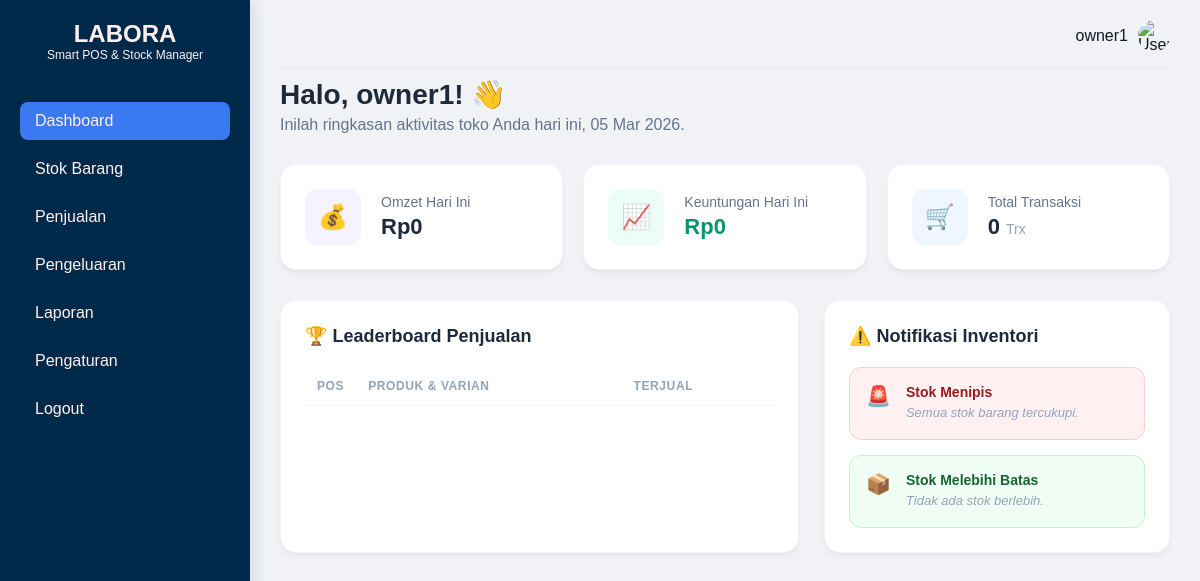
The page /dashboard/dashboard.php (signed in) on the database as committed earlier.
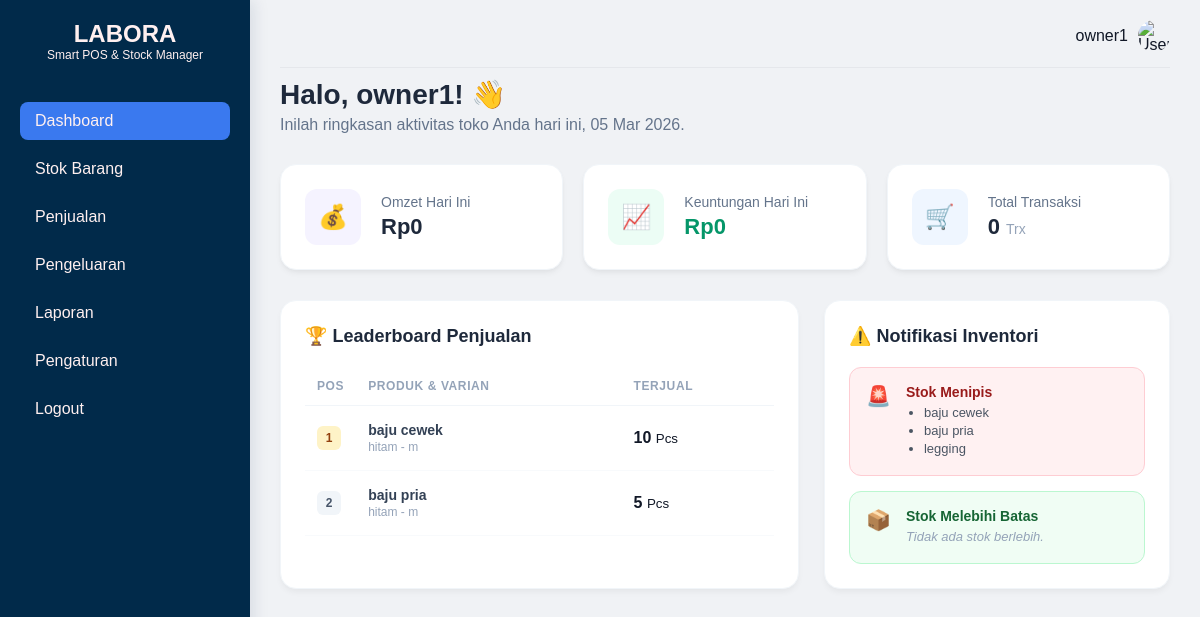
The same page on the database as committed later.
### tables this page shows
CREATE TABLE `barang` (
  `id_barang` int NOT NULL AUTO_INCREMENT,
  `nama_barang` varchar(200) NOT NULL,
  `warna` varchar(50) DEFAULT NULL,
  `ukuran` varchar(50) DEFAULT NULL,
  `harga_beli` decimal(12,2) DEFAULT '0.00',
  `harga_jual` decimal(12,2) DEFAULT '0.00',
  `stok` int DEFAULT '0',
  `stok_min` int DEFAULT '10',
  `stok_max` int DEFAULT '9999',
  PRIMARY KEY (`id_barang`)
);

### dashboard/dashboard.php (the view, shortened to what the changed rows need)
<?php
include __DIR__ . '/../includes/koneksi.php';
$qBarang = mysqli_query($conn, "
    SELECT b.nama_barang, v.warna, v.ukuran, SUM(dp.qty) AS terjual
    FROM detail_penjualan dp
    JOIN barang_varian v ON dp.id_varian = v.id_varian
    JOIN barang b ON v.id_barang = b.id_barang
    GROUP BY b.nama_barang, v.warna, v.ukuran
    ORDER BY terjual DESC
    LIMIT 5
");
$qMenipis = mysqli_query($conn, "SELECT nama_barang FROM barang WHERE stok < stok_min");
?>
<!DOCTYPE html>
<html lang="id">
<head>
  <link rel="stylesheet" href="../assets/css/global.css">
  <link rel="stylesheet" href="../assets/css/sidebar.css">
  <link rel="stylesheet" href="../assets/css/header.css">
  <link rel="stylesheet" href="../assets/css/dashboard.css">
</head>
<body>
<div class="container">
  <?php include __DIR__ . '/../includes/sidebar.php'; ?>
  <div class="main-content">
    <div class="page-content">
      <div class="welcome-header">
        <h1>Halo, <?= htmlspecialchars($_SESSION['username'] ?? 'Owner') ?>! 👋</h1>
      </div>
      <div class="dashboard-grid">
        <div class="dashboard-panel">
          <div class="table-responsive">
            <table class="premium-table">
              <thead>
                <tr>
                  <th width="50">Pos</th>
                  <th>Produk & Varian</th>
                  <th class="txt-center">Terjual</th>
                </tr>
              </thead>
              <tbody>
                <?php $rank = 1; while ($b = mysqli_fetch_assoc($qBarang)): ?>
                  <tr>
                    <td class="txt-center"><span class="rank-badge rank-<?= $rank ?>"><?= $rank++ ?></span></td>
                    <td>
                      <div class="product-name"><?= htmlspecialchars($b['nama_barang']) ?></div>
                      <div class="product-meta"><?= htmlspecialchars($b['warna']) ?> - <?= htmlspecialchars($b['ukuran']) ?></div>
                    </td>
                    <td class="txt-center"><strong><?= number_format($b['terjual'], 0, ',', '.') ?></strong> <small>Pcs</small></td>
                  </tr>
                <?php endwhile; ?>
              </tbody>
            </table>
          </div>
        </div>
        <div class="dashboard-panel">
          <div class="notif-container">
            <div class="notif-box danger">
              <div class="notif-box-content">
                <ul>
                  <?php if (mysqli_num_rows($qMenipis) > 0): ?>
                    <?php while ($m = mysqli_fetch_assoc($qMenipis)): ?>
                      <li><?= htmlspecialchars($m['nama_barang']) ?></li>
                    <?php endwhile; ?>
                  <?php else: ?>
                    <li class="empty-notif">Semua stok barang tercukupi.</li>
                  <?php endif; ?>
                </ul>
              </div>
            </div>
          </div>
        </div>
      </div>
    </div>
  </div>
</div>
</body>
</html>

Rows that differ between the two databases and show on the page:
added barang: nama_barang "baju cewek"
added barang: nama_barang "baju pria"
added barang: nama_barang "legging"
Other text that changed with them:
new list line: "1 baju cewek hitam - m 10 Pcs"
new list line: "2 baju pria hitam - m 5 Pcs"
text no longer shown: "Semua stok barang tercukupi."
